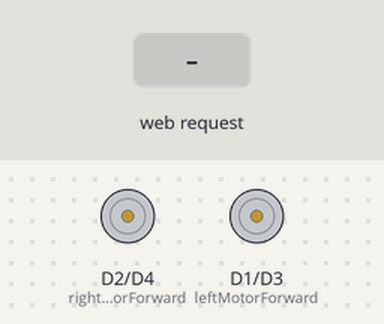
A sketch run on a simulated ESP8266 (NodeMCU). Parts: motor-driver pin pairs drawn as motors (green arrow = first pin HIGH = forward, orange = second pin HIGH = backward, longer = more drive). The inputs (shaded band) are chosen by the test bench. WiFi joins after 1.5 s; servers stay silent unless stated; what the sketch prints to the serial monitor is not drawn.

Above: at 2.7 s.
2.8 s: HTTP request GET /forward received
At 3.3 s:
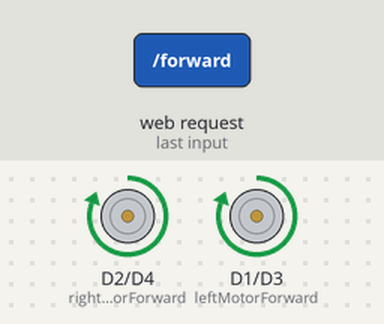
4.3 s: HTTP request GET /backward received
At 5.5 s:
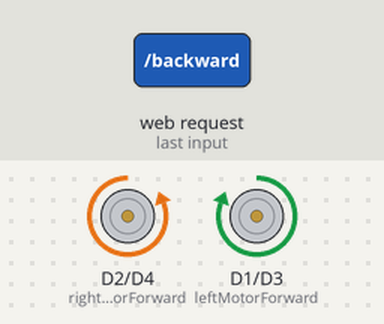
5.8 s: HTTP request GET /left received
At 6.8 s:
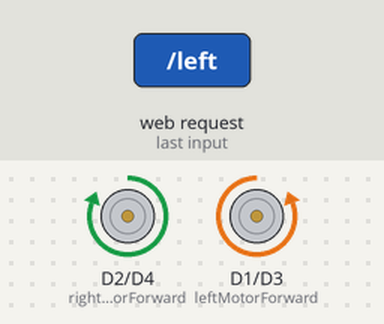
7.3 s: HTTP request GET /right received
At 7.9 s:
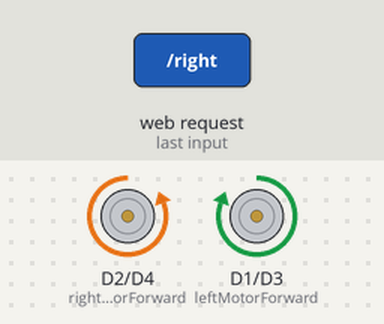
8.8 s: HTTP request GET /stop received
At 9.1 s:
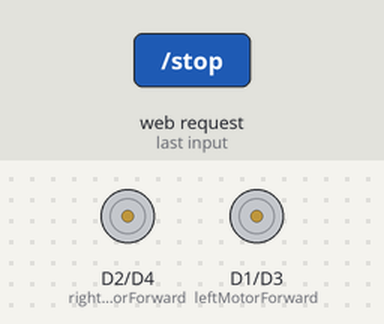
Timing chart, 0 to 11.3 s (numbered marks = the images above; inputs shaded):
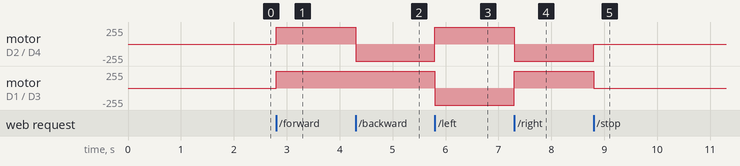

The sketch:

Car.ino
```cpp
/* include library */
#include <ESP8266WiFi.h>

/* define port */
WiFiClient client;
WiFiServer server(80);

/* WIFI settings */
const char* ssid = "batman";
const char* password = "batman123";

/* data received from application */
String  data ="";

/* define L298N or L293D motor control pins */
int leftMotorForward = D1;     /* GPIO2(D4) -> IN3   */
int rightMotorForward = D2;   /* GPIO15(D8) -> IN1  */
int leftMotorBackward = D3;    /* GPIO0(D3) -> IN4   */
int rightMotorBackward = D4;  /* GPIO13(D7) -> IN2  */


/* define L298N or L293D enable pins */


void setup()
{Serial.begin(115200);
  connectWiFi();
  /* initialize motor control pins as output */
  pinMode(leftMotorForward, OUTPUT);
  pinMode(rightMotorForward, OUTPUT);
  pinMode(leftMotorBackward, OUTPUT);
  pinMode(rightMotorBackward, OUTPUT);

  /* initialize motor enable pins as output */
  /* start server communication */
  server.begin();
}

void loop()
{
    /* If the server available, run the "checkClient" function */
    client = server.available();
    if (!client) return;
    data = checkClient ();

/************************ Run function according to incoming data from application *************************/

    /* If the incoming data is "forward", run the "MotorForward" function */
    if (data == "forward") MotorForward();
    /* If the incoming data is "backward", run the "MotorBackward" function */
    else if (data == "backward") MotorBackward();
    /* If the incoming data is "left", run the "TurnLeft" function */
    else if (data == "left") TurnLeft();
    /* If the incoming data is "right", run the "TurnRight" function */
    else if (data == "right") TurnRight();
    /* If the incoming data is "stop", run the "MotorStop" function */
    else if (data == "stop") MotorStop();
}

/********************************************* FORWARD *****************************************************/
void MotorForward(void)
{

  digitalWrite(leftMotorForward,HIGH);
  digitalWrite(rightMotorForward,HIGH);
  digitalWrite(leftMotorBackward,LOW);
  digitalWrite(rightMotorBackward,LOW);
}

/********************************************* BACKWARD *****************************************************/
void MotorBackward(void)
{
  digitalWrite(leftMotorBackward,LOW);
  digitalWrite(rightMotorBackward,HIGH);
  digitalWrite(leftMotorForward,HIGH  );
  digitalWrite(rightMotorForward,LOW);
}

/********************************************* TURN LEFT *****************************************************/
void TurnLeft(void)
{
  digitalWrite(leftMotorForward,LOW);
  digitalWrite(rightMotorForward,HIGH);
  digitalWrite(rightMotorBackward,LOW);
  digitalWrite(leftMotorBackward,HIGH);
}

/********************************************* TURN RIGHT *****************************************************/
void TurnRight(void)
{
  digitalWrite(leftMotorForward,HIGH);
  digitalWrite(rightMotorForward,LOW);
  digitalWrite(rightMotorBackward,HIGH);
  digitalWrite(leftMotorBackward,LOW);
}

/********************************************* STOP *****************************************************/
void MotorStop(void)
{
  digitalWrite(leftMotorForward,LOW);
  digitalWrite(leftMotorBackward,LOW);
  digitalWrite(rightMotorForward,LOW);
  digitalWrite(rightMotorBackward,LOW);
}

/********************************** RECEIVE DATA FROM the APP ******************************************/
String checkClient (void)
{
  while(!client.available()) delay(1);
  String request = client.readStringUntil('\r');
  request.remove(0, 5);
  request.remove(request.length()-9,9);
  return request;
}
void connectWiFi()
{
  Serial.println("Connecting to WIFI");
  WiFi.begin(ssid, password);
  while ((!(WiFi.status() == WL_CONNECTED)))
  {
    delay(300);
    Serial.print("..");
  }
  Serial.println("");
  Serial.println("WiFi connected");
  Serial.println("NodeMCU Local IP is : ");
  Serial.print((WiFi.localIP()));
}
```

Measured:
- after the input at 2.8 s, motor on D2 (rightMotorForward) / D4 (rightMotorBackward), motor on D1 (leftMotorForward) / D3 (leftMotorBackward): stopped → forward 255/255 at once
- after the input at 4.3 s, motor on D2 (rightMotorForward) / D4 (rightMotorBackward): forward 255/255 → backward 255/255 at once
- after the input at 5.8 s, motor on D2 (rightMotorForward) / D4 (rightMotorBackward): backward 255/255 → forward 255/255 at once; motor on D1 (leftMotorForward) / D3 (leftMotorBackward): forward 255/255 → backward 255/255 at once
- after the input at 7.3 s, motor on D2 (rightMotorForward) / D4 (rightMotorBackward): forward 255/255 → backward 255/255 at once; motor on D1 (leftMotorForward) / D3 (leftMotorBackward): backward 255/255 → forward 255/255 at once
- after the input at 8.8 s, motor on D2 (rightMotorForward) / D4 (rightMotorBackward): backward 255/255 → stopped at once; motor on D1 (leftMotorForward) / D3 (leftMotorBackward): forward 255/255 → stopped at once
